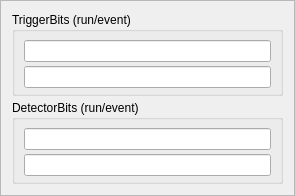
<ui version="4.0" >
 <class>TriggerDetectorBitsInfoUi</class>
 <widget class="QFrame" name="TriggerDetectorBitsInfoUi" >
  <property name="geometry" >
   <rect>
    <x>0</x>
    <y>0</y>
    <width>295</width>
    <height>190</height>
   </rect>
  </property>
  <property name="windowTitle" >
   <string>Frame</string>
  </property>
  <property name="frameShape" >
   <enum>QFrame::StyledPanel</enum>
  </property>
  <property name="frameShadow" >
   <enum>QFrame::Raised</enum>
  </property>
  <layout class="QVBoxLayout" name="verticalLayout" >
   <property name="spacing" >
    <number>4</number>
   </property>
   <item>
    <widget class="QGroupBox" name="groupBox" >
     <property name="title" >
      <string>TriggerBits (run/event)</string>
     </property>
     <layout class="QVBoxLayout" name="verticalLayout_2" >
      <property name="spacing" >
       <number>4</number>
      </property>
      <property name="topMargin" >
       <number>8</number>
      </property>
      <property name="bottomMargin" >
       <number>5</number>
      </property>
      <item>
       <widget class="QLineEdit" name="RunTrig" >
        <property name="readOnly" >
         <bool>true</bool>
        </property>
       </widget>
      </item>
      <item>
       <widget class="QLineEdit" name="EventTrig" >
        <property name="readOnly" >
         <bool>true</bool>
        </property>
       </widget>
      </item>
     </layout>
    </widget>
   </item>
   <item>
    <widget class="QGroupBox" name="groupBox_2" >
     <property name="title" >
      <string>DetectorBits (run/event) </string>
     </property>
     <layout class="QVBoxLayout" name="verticalLayout_3" >
      <property name="spacing" >
       <number>4</number>
      </property>
      <property name="topMargin" >
       <number>8</number>
      </property>
      <property name="bottomMargin" >
       <number>5</number>
      </property>
      <item>
       <widget class="QLineEdit" name="RunDet" />
      </item>
      <item>
       <widget class="QLineEdit" name="EventDet" />
      </item>
     </layout>
    </widget>
   </item>
  </layout>
 </widget>
 <resources/>
 <connections/>
</ui>
